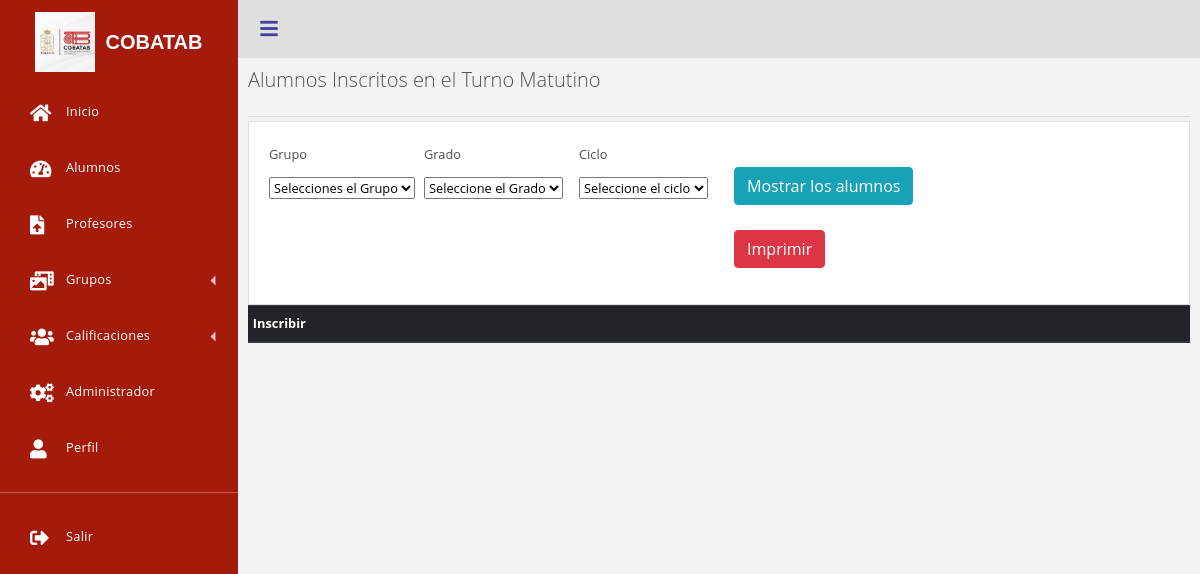
Page /views/grupos.php?turno=Vespertino (signed in) on the earlier database version.
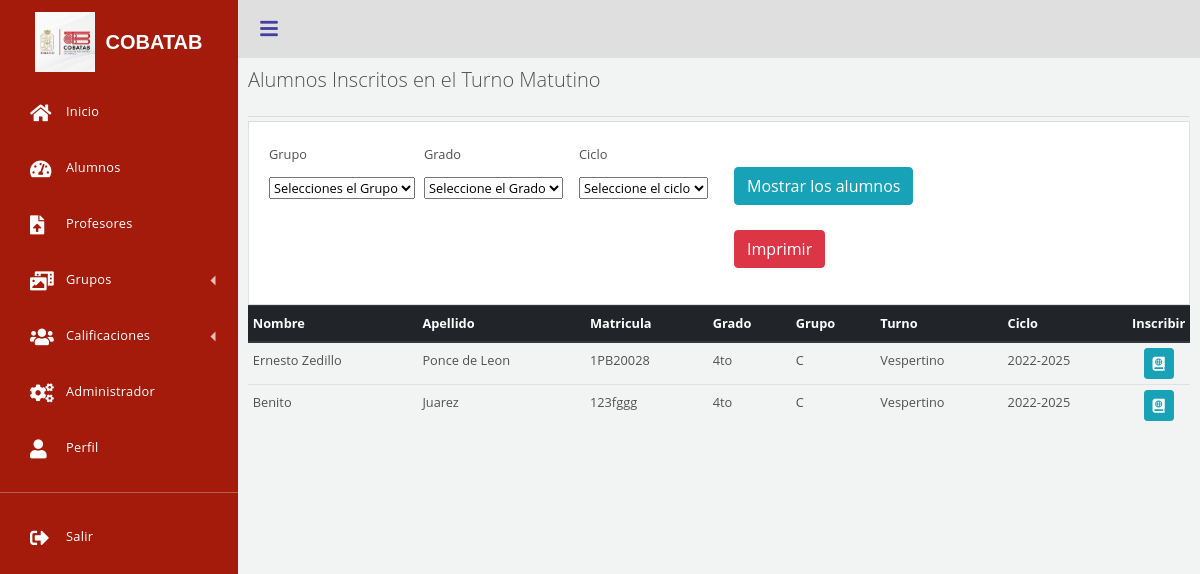
Same page on the later database version.
### tables this page shows
CREATE TABLE `inscrito` (
  `id` int(11) NOT NULL,
  `idalumno` int(11) NOT NULL,
  `idgrupo` int(11) NOT NULL
);

CREATE TABLE `alumnos` (
  `id` int(11) NOT NULL,
  `Nombre` varchar(30) NOT NULL,
  `Apellido` varchar(30) NOT NULL,
  `Matricula` varchar(30) NOT NULL,
  `Direccion` varchar(200) NOT NULL,
  `Movil` varchar(10) NOT NULL,
  `Email` varchar(100) NOT NULL
);

CREATE TABLE `grado` (
  `id` int(11) NOT NULL,
  `grado` varchar(11) NOT NULL,
  `idgrupo` int(11) NOT NULL,
  `idprofesor` int(11) NOT NULL
);

CREATE TABLE `grupo` (
  `id` int(11) NOT NULL,
  `Grupo` varchar(50) NOT NULL,
  `Turno` varchar(20) NOT NULL,
  `Ciclo` varchar(20) NOT NULL
);

### db/db.php (called while the page is built)
<?php
class Conectar{
  public static  function conexion(){
    $conexion = new PDO("mysql:host=localhost;dbname=cobatab", "root", "");
        return $conexion;
    }
}
?>

### tablasUniver/cuerpo.php (the view, shortened to what this page needs)
<?php
class tablacuerpo{
    private $db;
		private $alumnos;
    private $target;
    public function __construct(){
        $this->db=Conectar::conexion();
        $this->alumnos = array();
        $this->target = array();
    }
                  ?>
         <?php
public function inscribir($a,$link,$oculto)
{
  $consulta = $this->db->query($a);
  while($filas = $consulta->fetch(PDO::FETCH_ASSOC) ){
    $this->alumnos[] = $filas;
  }
  echo "<table class='table table-sm table-hover'><thead class='thead-dark'><tr> ";
    $i=0;
    foreach($this->alumnos[0] as $key=>$value){
              if($i<=$oculto)
              echo'<th style="display:none;">' . ($key) . '</th>';
              else
              echo'<th >' . ($key) . '</th>';
              $this->target[] = $key;
              $i++;
           }
           echo "<th style='width:50px;'>Inscribir</th>";
           echo '</tr></thead><tbody border="1">';
            foreach ( $this->alumnos as $r ) {
             echo '<tr id='.$r["id"].'>';
             $i = 0;
                foreach ( $r as $v ) {
                  if($i<=$oculto)
                  echo '<td style="display:none;" data-target="'.$this->target[$i].'">'.$v.'</td>';
                  else
                  echo '<td data-target="'.$this->target[$i].'">'.$v.'</td>';
                  $i++;
            }
            if($link!=0){
              ?>
        <td style="width:30px;" align="center" ><a  class="btn btn-info btn-sm" aria-controls="collapseExample" data-toggle="collapse" href="#collapseExample" data-role="updateAlumno" data-id="<?php echo $r['id']; ?>"><i class="fas fa-atlas"></i></a></td>
         <?php
               }
            echo '</tr>';
            }
    echo '</tbody> </table>';
}
}
?>

### views/dependencias.php (shortened to what this page needs)
<!DOCTYPE html>
<html>
<head>
<link rel="stylesheet" href="https://maxcdn.bootstrapcdn.com/bootstrap/4.0.0/css/bootstrap.min.css">
<link rel="stylesheet" type="text/css" href="../librerias/menu.css">
<link rel="stylesheet" type="text/css" href="https://cdnjs.cloudflare.com/ajax/libs/font-awesome/5.15.0/css/all.min.css">
</head>
<body style="background-color:#F2F4F4 ;">
<?php include 'menu.php'; ?>
    <div class='dashboard-app'>
        <header class='dashboard-toolbar'><a href="#!" class="menu-toggle"><i class="fas fa-bars"></i></a></header>
        <div class='dashboard-content'>
            <div class='container-xxl'>

### views/menu.php (shortened to what this page needs)
<div class='dashboard'>
    <div class="dashboard-nav">
        <header><a href="#" class="brand-logo">
            <i> <img src="../statics/logo.jpg" width="60px">  </i> <span>COBATAB</span></a></header>
        <nav class="dashboard-nav-list"><a href="inicio.php" class="dashboard-nav-item"><i class="fas fa-home"></i>
            Inicio </a><a
                href="alumnos.php" class="dashboard-nav-item "><i class="fas fa-tachometer-alt"></i> Alumnos
        </a><a
                href="profesor.php" class="dashboard-nav-item"><i class="fas fa-file-upload"></i> Profesores </a>
            <div class='dashboard-nav-dropdown'><a href="#!" class="dashboard-nav-item dashboard-nav-dropdown-toggle"><i
                    class="fas fa-photo-video"></i> Grupos </a>
            </div>
            <div class='dashboard-nav-dropdown'><a href="nota.php" class="dashboard-nav-item dashboard-nav-dropdown-toggle"><i
                    class="fas fa-users"></i> Calificaciones </a>
            </div>
            <a href="administrador.php" class="dashboard-nav-item"><i class="fas fa-cogs"></i> Administrador </a><a
                    href="#" class="dashboard-nav-item"><i class="fas fa-user"></i> Perfil </a>
          <div class="nav-item-divider"></div>
          <a
                    href="salir.php" class="dashboard-nav-item"><i class="fas fa-sign-out-alt"></i> Salir </a>
        </nav>
    </div>

### views/grupos.php (shortened to what this page needs)
<?php
require_once '../db/db.php';
require_once "../tablasUniver/cuerpo.php";
require_once 'dependencias.php';
?>
<p class="lead" style="margin-top: 0px" >Alumnos Inscritos en el Turno Matutino</p> <hr class="my-1" >
      <div class="card card-body">
          <div class="row">
          <div class="col-sm-2">
                <div class="form-group">
                <form id="formBuscar" action="" method="POST" >
                  <label>Grupo</label>
                <div class="mb-3">
                    <select class="form-select" name="grupo" id="grupo">
                        <option selected disabled> Selecciones el Grupo</option>
                    </select>
                </div>
              </div>
            </div>
            <div class="col-sm-2">
             <div class="form-group">
              <label>Grado</label>
                <div class="mb-3">
                    <select class="form-select" name="grado" id="grado">
                        <option selected disabled>Seleccione el Grado</option>
                    </select>
                </div>
              </div>
            </div>
            <div class="col-sm-2">
                <div class="form-group">
             <label>Ciclo</label>
                <div class="mb-3">
                    <select class="form-select" name="ciclo" id="ciclo">
                        <option selected disabled>Seleccione el ciclo</option>
                    </select>
                </div>
                </div>
            </div>
      <div class="col-sm-3">
            <div class="form-group">
          <input style="margin-top: 25px;"  type="submit"  class="btn btn-info" name="buscarNombre" id="button-addon2" value="Mostrar los alumnos">
          <a href="../pdf/alumnos_pdf.php" style="margin-top: 25px;" class="btn btn-danger">Imprimir</a>
       </div>
     </div>
</div></div></div>
            <?php
            $table = new tablacuerpo();
            $turno = $_GET['turno'];
            if(isset($_POST['buscarNombre']) && (!empty($_POST['grado']) || !empty($_POST['grupo']) || !empty($_POST['ciclo']))  ){
              $grado = (isset($_POST['grado'])) ? $_POST['grado'] : '';
              $grupo = (isset($_POST['grupo'])) ? $_POST['grupo'] : '';
              $ciclo = (isset($_POST['ciclo'])) ? $_POST['ciclo'] : '';
                  if(!empty($_POST['grado']) && !empty($_POST['grupo']) && !empty($_POST['ciclo'])) {
                  $table->inscribir("SELECT I.id, Nombre,Apellido,Matricula, GG.grado as Grado,G.Grupo,G.Turno, G.Ciclo
                  FROM `inscrito` as I
                  INNER JOIN alumnos as A on I.idalumno = A.id
                  INNER JOIN grupo as G on I.idgrupo = G.id
                  INNER JOIN grado as GG on GG.idgrupo = G.id
                  WHERE G.Turno = '$turno' and G.Grupo = '$grupo' and Grado='$grado' and G.Ciclo = '$ciclo' " ,1,0);
                  }
                  else {
                  $table->inscribir("SELECT I.id, Nombre,Apellido,Matricula, GG.grado as Grado,G.Grupo,G.Turno, G.Ciclo
                  FROM `inscrito` as I
                  INNER JOIN alumnos as A on I.idalumno = A.id
                  INNER JOIN grupo as G on I.idgrupo = G.id
                  INNER JOIN grado as GG on GG.idgrupo = G.id
                  WHERE G.Turno = '$turno' and (G.Grupo = '$grupo' or Grado='$grado' or G.Ciclo = '$ciclo') " ,1,0);
                  }
            }
            else {
             $table->inscribir("SELECT I.id, Nombre,Apellido,Matricula, GG.grado as Grado,G.Grupo,G.Turno, G.Ciclo
             FROM `inscrito` as I
             INNER JOIN alumnos as A on I.idalumno = A.id
             INNER JOIN grupo as G on I.idgrupo = G.id
             INNER JOIN grado as GG on GG.idgrupo = G.id
             WHERE G.Turno = '$turno' ",1,0);
            }
             ?>
 <?php include 'footer.php'; ?>

### views/footer.php
            </div>
        </div>
    </div>
   </body>
</html>

Differences in the rows shown:
added inscrito: idalumno.Nombre "Ernesto Zedillo", idalumno.Apellido "Ponce de Leon", idalumno.Matricula "1PB20028", grado.grado "4to", idgrupo.Grupo "C", idgrupo.Turno "Vespertino", idgrupo.Ciclo "2022-2025"
added inscrito: idalumno.Nombre "Benito", idalumno.Apellido "Juarez", idalumno.Matricula "123fggg", grado.grado "4to", idgrupo.Grupo "C", idgrupo.Turno "Vespertino", idgrupo.Ciclo "2022-2025"
Other differences:
new list line: "Nombre"
new list line: "Apellido"
new list line: "Matricula"
new list line: "Grado"
new list line: "Grupo"
new list line: "Turno"
new list line: "Ciclo"
